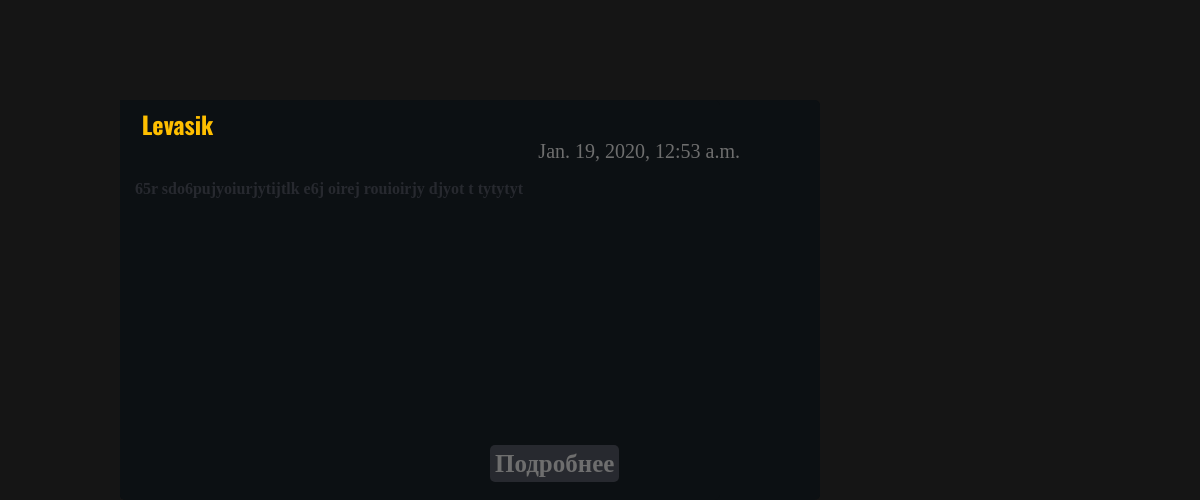
Before: / (lower part) with the older database file.
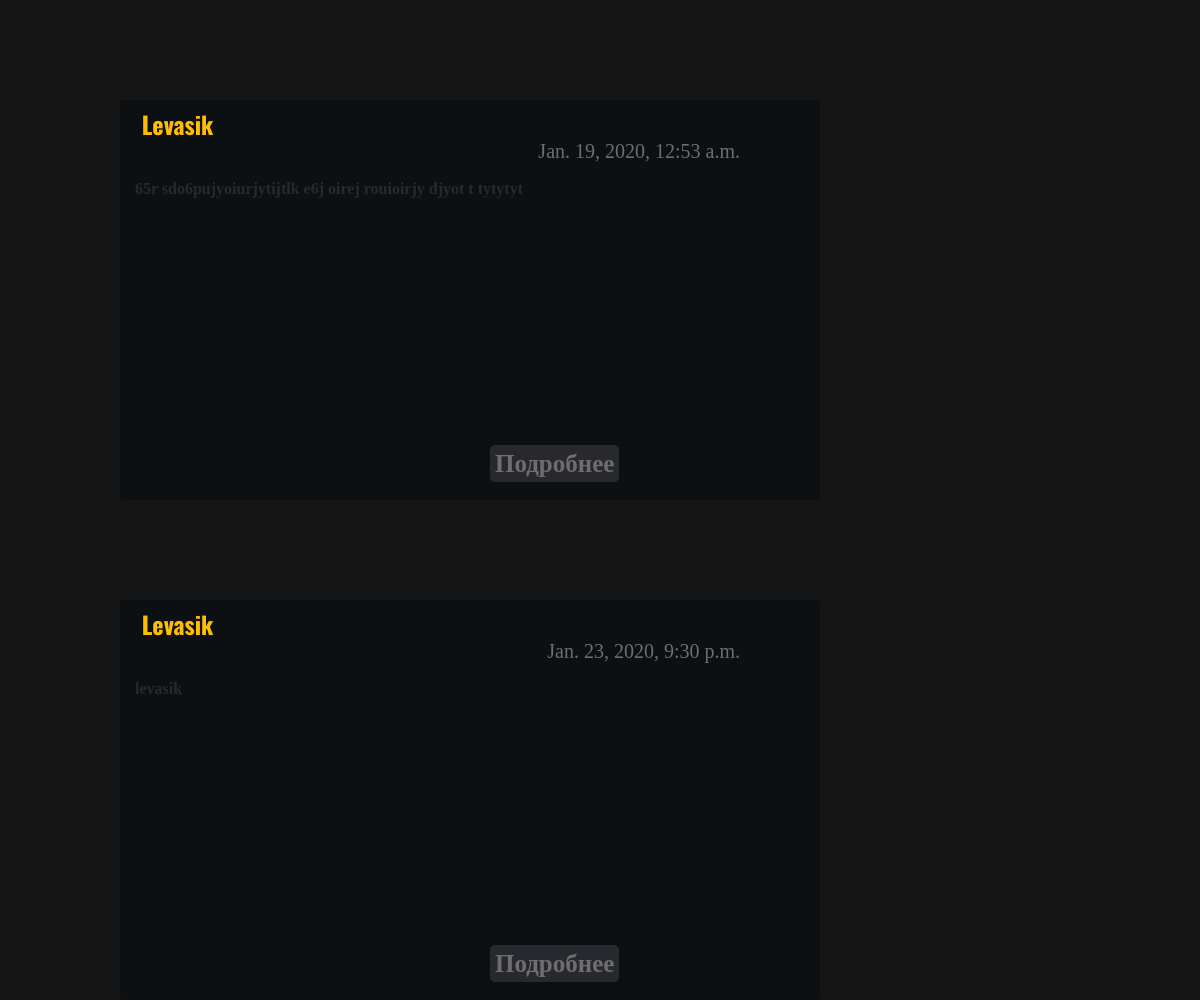
After: the same page with the newer database file.
### posts/models.py (models this page shows, shortened)
class Post(models.Model):
    author_id = models.ForeignKey(Author, on_delete=models.CASCADE)
    title = models.CharField(max_length=32)
    text = models.CharField(max_length=256)
    data = models.DateTimeField(default=datetime.now())

### posts/views.py (the view)
# urls.py: url(r'^$', views.index, name='index'),
def index(request):
    posts = Post.objects.all()
    return render(request, "../templates/posts/Main.html", {"posts": posts})

### templates/posts/Main.html (shortened to what this page needs)
{% load static %}
<!DOCTYPE html>
<html lang="en">
<head>
    <link rel="stylesheet" media="all" href="{% static "posts/css/style.css" %}" type="text/css">
</head>
<body>
    <div class="all-content">
    <div class="content">
        <article>
            {% for post in posts %}
            <div class="post">
                <div class="post-text">
                <h2 class="post-title"><a href="#" class='post-title'>{{ post.title }}</a></h2>
            <span class='pubdate'>{{ post.data }}</span>
            <blockquote><h4 class="p">
                {{ post.text }}
                </h4></blockquote>
                <a href="#" class="see-more">Подробнее</a>
            </div>
            </div>
            {% endfor %}
        </article>
        </div>
</div>
</body>
</html>

### posts/static/posts/css/style.css (style rules this page uses)
* { margin: 0; padding: 0; width: 100%; height: 100%; background-color: #151515; box-sizing: border-box; }
.content { width: 55%; margin-left: 15%; margin-top: 1%; }
article { height: 400px; margin-bottom: 20px; }
.post { border-radius: 5px; height: 400px; width: 1000px; background-color: #0c1013; display: flex; margin-bottom: 100px; }
.post-title { color: #FFBF00; height: 40px; background-color: #0c1013; padding-left: 2%; padding-top: 1%; font-family: "Oswald", sans-serif; min-width: 200px; max-width: 500px; }
a.post-title { text-decoration: none; color: #FFBF00; height: 40px; background-color: #0c1013; padding-left: 2%; padding-top: 1%; font-family: "Oswald", sans-serif; min-width: 200px; max-width: 500px; }
.pubdate { background-color: #0c1013; height: 30px; color: #6E6E6E; font-size: 20px; margin-bottom: 10px; display: block; text-align: right; margin-left: 500px; width: 220px; }
.post-text { background-color: #0c1013; height: 400px; border-radius: 5px; }
blockquote { height: 250px; background-color: #0c1013; margin-bottom: 20px; }
.all-content { display: flex; }
.see-more { text-decoration: none; background-color: #27292f; margin-left: 550px; border-radius: 5px; font-size: 25px; padding: 5px; color: #6E6E6E; font-weight: 900; }
span { height: 25px; width: 180px; background-color: black; color:white; }
h4.p { width: 500px; margin-left: 15px; color: #27292f; background-color: #0c1013; }
@media only screen and (max-width: 1830px) { .content { width: 40%; } }
@media only screen and (max-width: 1830px) { blockquote { width: 500px; } }
@media only screen and (max-width: 1830px) { .post-text { width: 600px; } }
@media only screen and (max-width: 1830px) { .post { width: 850px; } }
@media only screen and (max-width: 1830px) { .see-more { margin-left: 370px; } }
@media only screen and (max-width: 1830px) { .pubdate { margin-left: 400px; } }
@media only screen and (max-width: 1590px) { .content { width: 40%; margin-left: 10%; } }
@media only screen and (max-width: 1590px) { blockquote { width: 500px; } }
@media only screen and (max-width: 1590px) { .post-text { width: 600px; } }
@media only screen and (max-width: 1590px) { .post { width: 700px; } }
@media only screen and (max-width: 1590px) { .see-more { margin-left: 370px; } }
@media only screen and (max-width: 1590px) { .pubdate { margin-left: 400px; } }
@media only screen and (max-width: 1380px) { .content { width: 40%; margin-left: 10%; } }
@media only screen and (max-width: 1380px) { blockquote { width: 500px; } }
@media only screen and (max-width: 1380px) { .post-text { width: 600px; } }
@media only screen and (max-width: 1380px) { .post { width: 700px; } }
@media only screen and (max-width: 1380px) { .see-more { margin-left: 370px; } }
@media only screen and (max-width: 1380px) { .pubdate { margin-left: 400px; } }

Changed rows visible on the page:
added Post: title "Levasik", data "Jan. 23, 2020, 9:30 p.m.", text "levasik"
